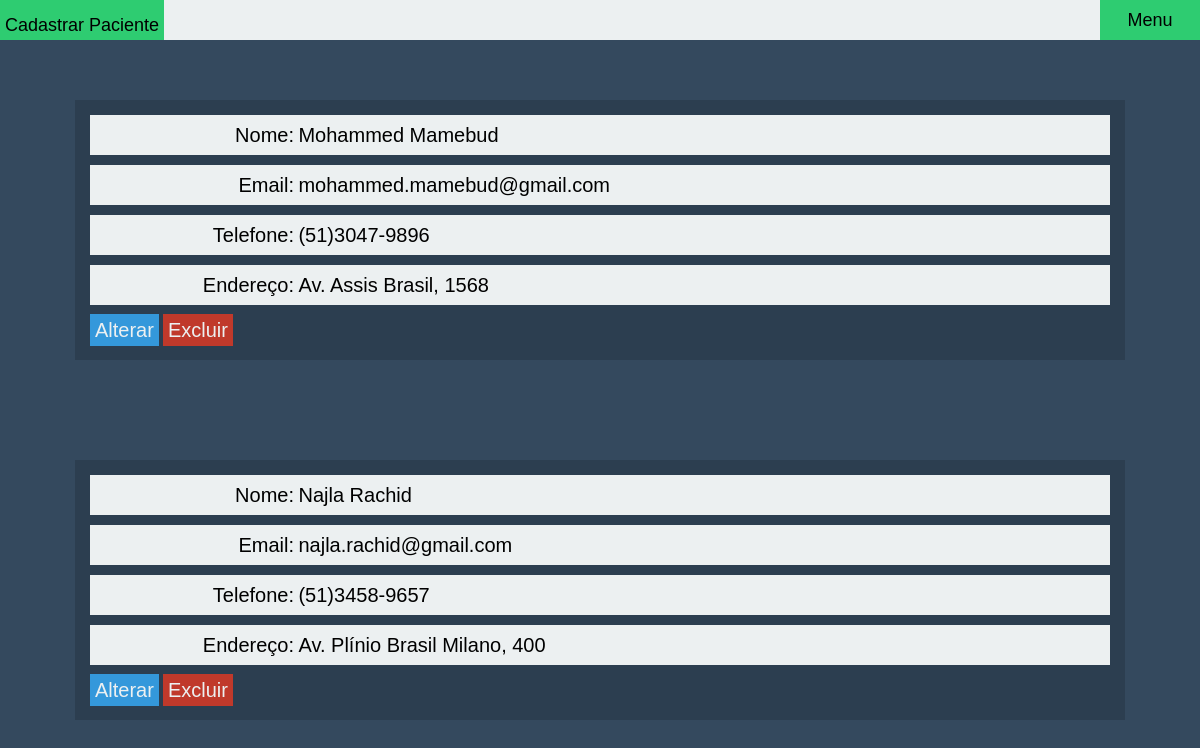
/view/paciente.php, run on the app's committed database.
### tables this page shows
CREATE TABLE PACIENTE(
cod_paciente bigint not null auto_increment,
nome varchar(150) not null,
endereco varchar(250),
telefone varchar(10),
email varchar(50),
dt_nascimento date,
cod_usuario bigint,

constraint PK_PACIENTE primary key(cod_paciente),
constraint FK_PACIENTE_USUARIO foreign key (cod_usuario) references USUARIO(cod_usuario)
);

### controller/PacienteCtr.class.php (called while the page is built, shortened)
<?php
include_once '../model/bo/PacienteBo.class.php';
class PacienteCtr{
	private $bo;
	public function __construct(){
		$this->bo = new PacienteBo();
	}
	public function getLista(){
		return $this->bo->getLista();
	}
}
?>

### model/bo/PacienteBo.class.php (called while the page is built, shortened)
<?php
class PacienteBo{
	private $dao;
	public function __construct(){
			$this->dao = new PacienteDao();
	}
	public function getLista(){
		$fields = "cod_paciente, nome, endereco, telefone, email, dt_nascimento";
		$filter = "";
		$this->dao->find($fields, $filter);
		return $this->dao->getResultSet();
	}
}
?>

### model/dao/Dao.class.php (called while the page is built, shortened)
<?php
abstract class Dao {
    private $tableName;
	private $rs;
	public function __construct($tableName){
		include_once('Connection.class.php');
		$this->tableName = $tableName;
	}
	public function find($columns, $filter){
	  try
	  {
		$sql = "SELECT $columns FROM $this->tableName $filter";
		$this->rs = Connection::getConn()->query($sql);
		$this->rowsSelAffected = $this->rs->rowCount();
		return $this->rowsSelAffected;
	  }
	  catch(Exception $ex){
			throw($ex);
		}
	}
	public function getResultSet(){
	  try
	  {
		$return = NULL;
		while($row=$this->rs->fetch()){
			$return[] = $row;
		}
		return $return;
	  }
	  catch(Exception $ex){
			throw($ex);
		}
	}
}
?>

### model/dao/Connection.class.php (called while the page is built)
<?php
class Connection {
	private static $conn;
	private static $hostname		="localhost";
	private static $dataBaseName	="JOHAN_YASSER_INTERDIS";
	private static $userName		="admin";
	private static $pwd				="masterkey";
	private static $dataBaseType	="mysql";
public static function connect(){
		try
		{
			self::$conn = new
			 PDO(self::$dataBaseType.":host=".
			 self::$hostname.";dbname=".
			 self::$dataBaseName,
			 self::$userName,
			 self::$pwd);
		}
		catch(Exception $ex)
		{
			throw $ex;
		}
	}
	public static function getConn(){
		return self::$conn;
	}
	public static function disconnect(){
		self::$conn=null;
	}
}
?>

### view/paciente.php (the view, shortened to what this page needs)
<html>
<head>
	<link rel="stylesheet" href="css/main.css" type="text/css">
	<link rel="stylesheet" href="css/crud.css" type="text/css">
	<link rel="stylesheet" href="css/cadastro.css" type="text/css">
	<?php include_once '../controller/PacienteCtr.class.php'; ?>
</head>
<body>
	<header>
		<form action="cadastrarPaciente.php" method="post">
			<input type="submit" name="adicionar" class="form-component button button-add" value="Cadastrar Paciente"/>
			<span class="button to-right"><a href="menu.php"> Menu </a></span>
		</form>
	</header>
	<div id="table">
		<?php
			try{
				$ctr = new PacienteCtr();
				$pacientes = $ctr->getLista();
				if($pacientes != NULL){
					foreach($pacientes as $paciente){
					?>
					<article id="form-wraper">
						<div class="form-group">
							<label>Nome:</label>
							<span class="input"><?php echo $paciente['nome'];?></span>
						</div>
						<div class="form-group">
							<label>Email:</label>
							<span class="input"><?php echo $paciente['email'];?></span>
						</div>
						<div class="form-group">
							<label>Telefone:</label>
							<span id="telefone" class="input telefone"><?php echo $paciente['telefone'];?></span>
						</div>
						<div class="form-group">
							<label>Endereço:</label>
							<span class="input"><?php echo $paciente['endereco'];?></span>
						</div>
						<span class='form-component table-column list-button update'><a href= <?php echo "cadastrarPaciente.php?id=".$paciente['cod_paciente'];?> >Alterar</a></span>
						<span class='form-component table-column list-button delete'><a href= <?php echo "excluirPaciente.php?id=".$paciente['cod_paciente'];?> >Excluir</a></span>
					</article>
		  <?php
					}
				}else{
					?> <div class='message success' > Não há pacientes na lista.</div><?php
				}
			}catch(Exception $ex){
		   ?>
				<div class="message fail"> <?php echo $ex->getMessage(); ?></div>
		<?php
			}
		?>
	</div>
</body>
</html>

### view/css/main.css (style rules this page uses)
body,html { padding:0; margin: 0; }
body { background-color: #34495e; }
.form-component { font-size: 20px; height: 32px; font-size: 20px; font-family: inherit; color:#2c3e50; }
.button { background-color: #2ecc71; border: 0; font-size:18px; font-family: sans-serif; width: 100px; font-weight: lighter; text-align: center; color: inherit; display: inline-block; line-height: 40px; }
.button a { color: inherit; text-decoration: none; display: inline-block; padding: 0; margin: 0; color: inherit; vertical-align: center; }
.to-right { float: right; }

### view/css/crud.css (style rules this page uses)
header { background-color: #ecf0f1; width: 100%; height: 40px; position: fixed; top:0; text-align: center; }
header form { width: 100%; height: 40px; }
.button-add { float: left; vertical-align: bottom; width: auto; height: 40px; margin-right: 15px; padding: 5px; }
.list-button { height: 30px; line-height: 30px; vertical-align: center; cursor: pointer; padding: 5px; font-family: sans-serif; font-weight: lighter; }
.list-button a { color: inherit; text-decoration: none; }
.delete { background-color: #c0392b; color: #ecf0f1; }
.update { background-color: #3498db; color: #ecf0f1; height: 30px; line-height: 30px; vertical-align: center; cursor: pointer; }

### view/css/cadastro.css (style rules this page uses)
#form-wraper { width: 85%; margin:0 auto; margin-top: 100px; top: 50%; padding: 15px; background-color: #2c3e50; margin-bottom: 20px; }
.form-group { background-color: #ecf0f1; font-family: sans-serif; font-weight: lighter; margin-bottom: 10px; height: 40px; line-height: 40px; }
.form-group label { display: inline-block; width: 20%; text-align: right; font-size: 20px; vertical-align: center; }
.form-group input, .form-group .input { border:0; width: 70%; background-color: inherit; font-weight: lighter; font-size: 20px; vertical-align: center; font-family: sans-serif; }

### data on the page
paciente: nome "Mohammed Mamebud", email "mohammed.mamebud@gmail.com", endereco "Av. Assis Brasil, 1568"
paciente: nome "Najla Rachid", email "najla.rachid@gmail.com", endereco "Av. Plínio Brasil Milano, 400"
